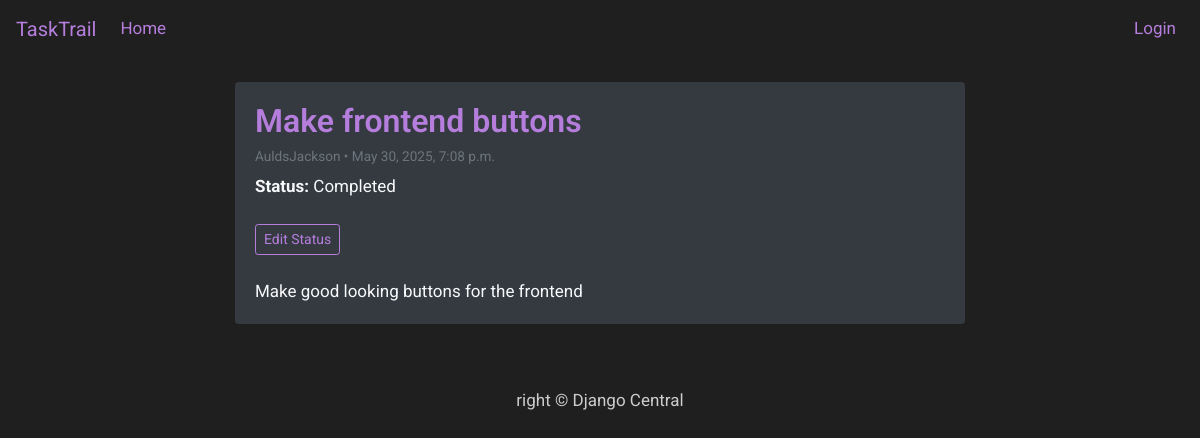
The app's page /make-frontend-buttons/ with its own data.
### TrailApp/models.py (models this page shows, shortened)
class Task(models.Model):
    title = models.CharField(max_length=200, unique=True)
    slug = models.SlugField(max_length=200, unique=True)
    author = models.ForeignKey(User, on_delete= models.CASCADE,related_name='task_posts')
    updated_on = models.DateTimeField(auto_now= True)
    content = models.TextField()
    created_on = models.DateTimeField(auto_now_add=True)
    status = models.IntegerField(choices=STATUS, default=0)
    due = models.DateField()
    taskstatus = models.IntegerField(choices=TASKSTATUS, default=0)
    class Meta:
        ordering = ['-created_on']

### TrailApp/views.py (the view)
# urls.py: path('<slug:slug>/', cache_page(300)(views.TaskDetail.as_view()), name='task_detail'),
class TaskDetail(generic.DetailView):
    model = Task
    template_name = 'task_detail.html'

### templates/task_detail.html
{% extends 'base.html' %}
{% block content %}
<div class="container py-4">
  <div class="row">
    <div class="col-md-10 col-lg-8 mx-auto">
      <div class="card mb-4 shadow-sm rounded border-0 bg-dark text-light">
        <div class="card-body">
          <h2 class="card-title text-lavender">{{ object.title }}</h2>
          <p class="card-subtitle mb-2 text-muted small">
            {{ object.author }} • {{ object.created_on }}
          </p>
          <p class="mb-3"><strong>Status:</strong> {{ object.get_taskstatus_display }}</p>
          <a href="{% url 'update_task_status' object.pk %}" class="btn btn-outline-light btn-sm mt-2">
            Edit Status
          </a>
          <div class="card-text mt-4">
            {{ object.content|safe }}
          </div>
        </div>
      </div>
    </div>
  </div>
</div>
{% endblock content %}

### templates/base.html (style rules this page uses)
body { font-family: "Roboto", sans-serif; font-size: 17px; background-color: #1f1f1f; }
.text-lavender { color: #b57edc; }
.card.bg-dark { background-color: #2a2a2a; }
.card-title { font-weight: 600; }
.btn-outline-light { border-color: #b57edc; color: #b57edc; }

### records on screen
Task: title "Make frontend buttons", author "AuldsJackson", created_on "May 30, 2025, 7:08 p.m.", taskstatus "Completed", content "Make good looking buttons for the frontend"
